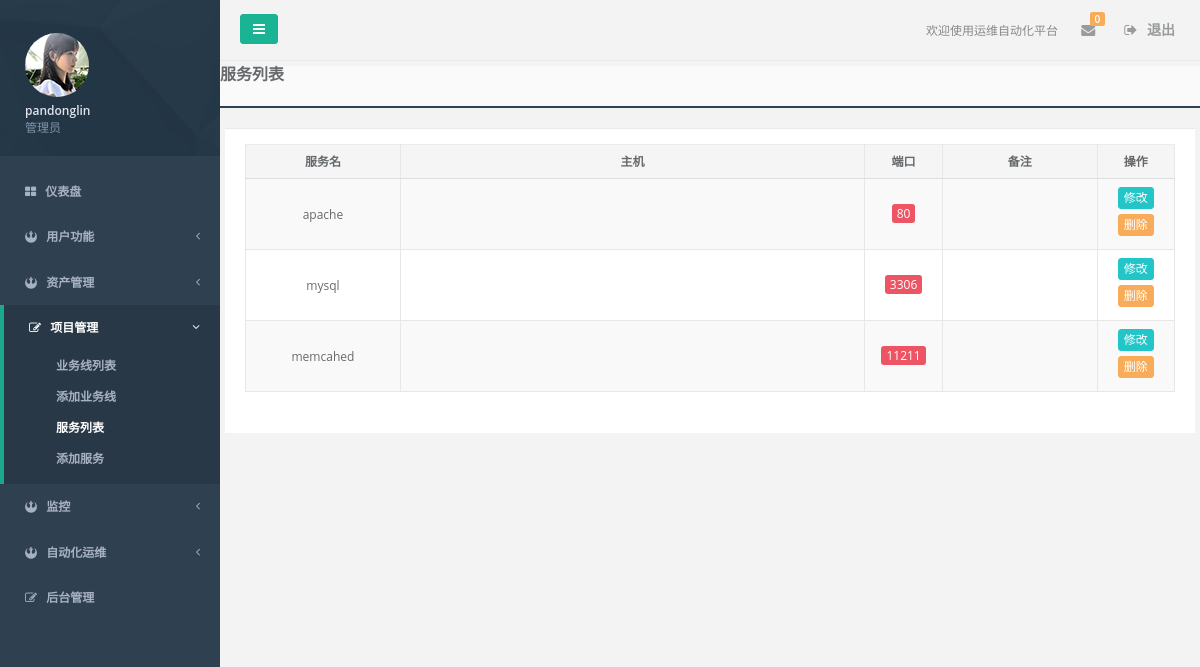
The page /common/service_list/ (signed in) on the database as committed earlier.
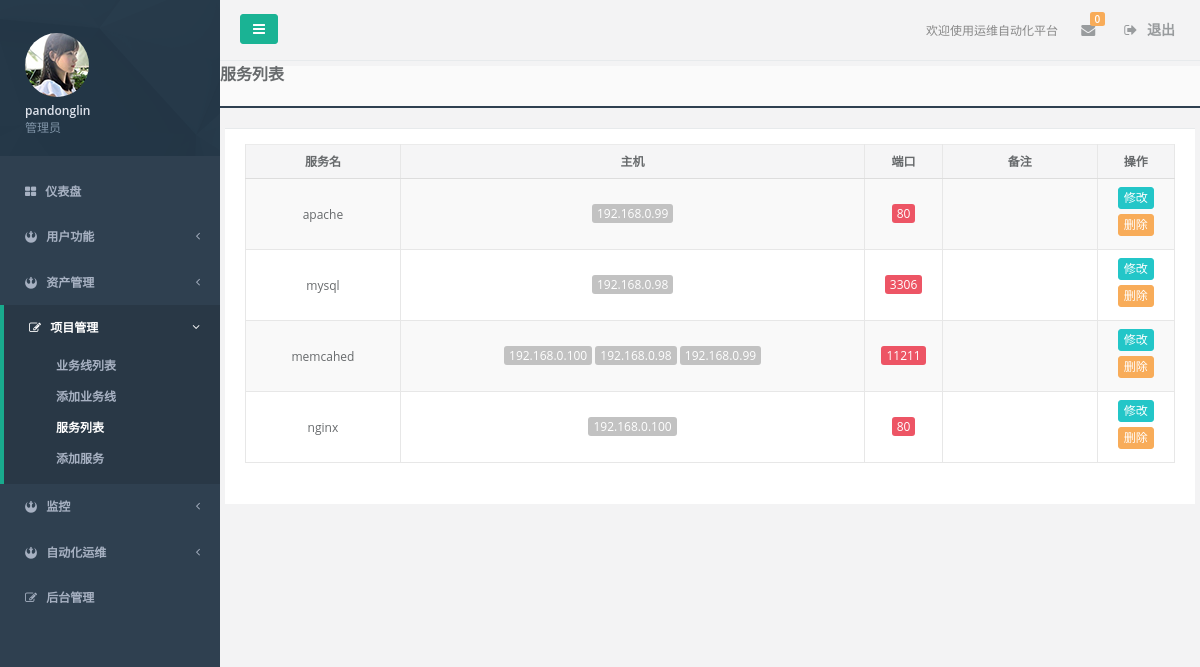
The same page on the database as committed later.
### assets/models.py (models this page shows, shortened)
class Service(models.Model):
    host = models.ManyToManyField('Host')
    name = models.CharField(max_length=64, verbose_name='服务名')
    port = models.IntegerField(blank=True, null=True, verbose_name="端口")
    memo = models.TextField(blank=True, null=True, verbose_name='备注')
    class Meta:
        verbose_name = '服务'
        verbose_name_plural = verbose_name
        unique_together = ("name", "port")

class Host(models.Model):
    device_type_choices = (
        (0, "Dell R510"),
        (1, "Dell R620"),
        (2, "Dell R710"),
        (3, "Dell R720"),
        (4, "Dell R720xd"),
        )
    raid_type_choices = (
        (0, 'RADI 0'),
        (1, 'RADI 1'),
        (2, 'RADI 5'),
        (3, 'RADI 10'),
    )
    status_choices = (
        (0, "在线"),
        (1, "下线"),
        (2, "故障"),
        (3, "备用"),
        (4, "未知"),
    )
    hostname = models.CharField(max_length=64, unique=True, verbose_name="主机名")
    sn = models.CharField(max_length=64, unique=True, verbose_name="sn")
    number = models.CharField(max_length=64, null=True, blank=True, verbose_name='资产编号')
    qs = models.CharField(max_length=64, null=True, blank=True, verbose_name="快速服务代码")
    asset_name = models.SmallIntegerField(choices=device_type_choices, default=3, verbose_name='设备名称')
    os_type = models.ForeignKey('System', null=True, blank=True, verbose_name="操作系统")
    manufactory = models.ForeignKey('Manufactory', null=True, blank=True, verbose_name="制造厂商")
    raid_type = models.SmallIntegerField(choices=raid_type_choices, default=3, verbose_name="RAID类型")
    management_ip = models.GenericIPAddressField(unique=True, null=True, blank=True, verbose_name='管理IP')
    idc = models.ForeignKey('IDC', null=True, blank=True, verbose_name='IDC机房')
    cabinet = models.CharField(max_length=32, null=True, blank=True, verbose_name='机柜号')
    host_cabinet_id = models.CharField(max_length=32, null=True, blank=True, verbose_name='机器位置')
    status = models.SmallIntegerField(choices=status_choices, default=0, verbose_name="设备状态")
    is_virtual = models.BooleanField(default=False, verbose_name="虚拟机")
    parent_host = models.ForeignKey('self', related_name='parent_level', null=True, blank=True, verbose_name="宿主机")
    admin = models.CharField(max_length=32, null=True, blank=True, verbose_name='资产管理员')
    buy_date = models.DateField(null=True, blank=True, verbose_name="购买时间")
    create_date = models.DateTimeField(blank=True, auto_now_add=True, verbose_name="创建时间")
    update_date = models.DateTimeField(blank=True, auto_now=True, verbose_name="最近修改时间")
    memo = models.TextField(null=True, blank=True, verbose_name='备注')
    class Meta:
        verbose_name = "主机"
        verbose_name_plural = verbose_name

### common/views.py (the view)
@login_required
def service_list(request):
    service_obj = models.Service.objects.all()
    paginator = Paginator(service_obj, 10)
    page = request.GET.get('page')
    try:
        page_obj = paginator.page(page)
    except (InvalidPage, PageNotAnInteger):
        page_obj = paginator.page(1)
    except EmptyPage:
        page_obj = paginator.page(paginator.num_pages)
    return render(request, "common/service_list.html", locals())

### templates/common/service_list.html (shortened to what this page needs)
{% extends 'base.html' %}
{% block content %}
<div class="content-tabs">
    <h3><strong>服务列表</strong></h3>
</div>
<div class="wrapper wrapper-content animated fadeInRight">
    <div class="row">
        <div class="ibox float-e-margins">
            <div class="ibox-content">
                <form id="asset_form">
                    <div id="replace">
                        <table id="host_info" class="table table-striped table-bordered table-hover">
                            <thead>
                                <tr>
                                    <th class="text-center col-sm-2"> 服务名 </th>
                                    <th class="text-center"> 主机 </th>
                                    <th class="text-center col-sm-1"> 端口 </th>
                                    <th class="text-center col-sm-2"> 备注 </th>
                                    <th class="text-center col-sm-1"> 操作 </th>
                                </tr>
                            </thead>
                            <tbody>
                                {% for item in page_obj %}
                                    <tr class="gradeX" id="{{ item.id }}">
                                        <td class="text-center"> {{ item.name }} </td>
                                        <td class="text-center">
                                            {% for i in item.host.all %}
                                                <span class="btn-xs btn-default" value="{{ i.id }}">{{ i.hostname }}</span>
                                            {% endfor %}
                                        </td>
                                        <td class="text-center">
                                            <span class="btn-xs btn-danger">{{ item.port }}</span>
                                        </td>
                                        <td class="text-center"> {{ item.memo }} </td>
                                        <td class="text-center">
                                            <button type="button" class="btn btn-xs btn-info" onclick="ChangeSer(this);">修改</button>
                                            <button type="button" class="btn btn-xs btn-warning" onclick="DelSer(this);">删除</button>
                                        </td>
                                    </tr>
                                {% endfor %}
                            </tbody>
                        </table>
                        <div class="row">
                            <div class="col-sm-2 col-sm-offset-6">
                            </div>
                        </div>
                    </div>
                </form>
            </div>
        </div>
    </div>
</div>
{% endblock %}

Rows that differ between the two databases and show on the page:
changed Service "apache": gains Host ({{ i.id }} 3 (drawn), hostname "192.168.0.99")
changed Service "mysql": gains Host ({{ i.id }} 2 (drawn), hostname "192.168.0.98")
changed Service "memcahed": gains Host ({{ i.id }} 3 (drawn), hostname "192.168.0.99"); gains Host ({{ i.id }} 2 (drawn), hostname "192.168.0.98")
now on this page (row unchanged): Host: {{ i.id }} 1 (drawn), hostname "192.168.0.100"
added Service: name "nginx", port "80"
